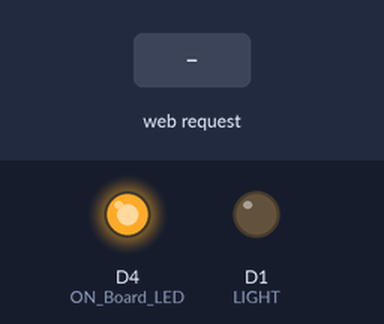
A sketch run on a simulated ESP8266 (NodeMCU). On the bench: output pins drawn as LEDs (lit = HIGH). The inputs (shaded band) are chosen by the test bench. WiFi joins after 1.5 s; servers stay silent unless stated; what the sketch prints to the serial monitor is not drawn.

Above: at 3.2 s.
3.3 s: HTTP request GET /setLIGHT?LIGHTState=1 received
At 3.8 s:
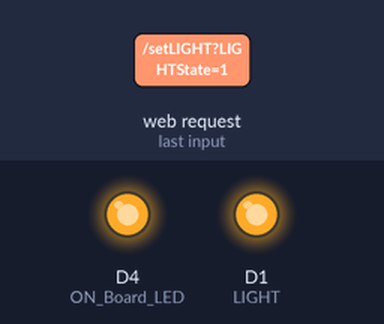
4.8 s: HTTP request GET /setLIGHT received
At 6.2 s:
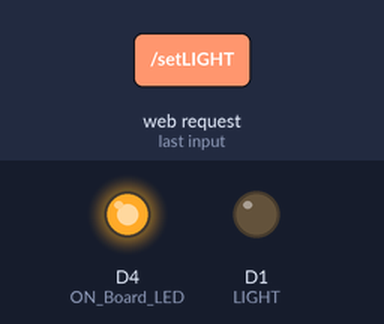
Timing chart, 0 to 7.8 s (numbered marks = the images above; inputs shaded):
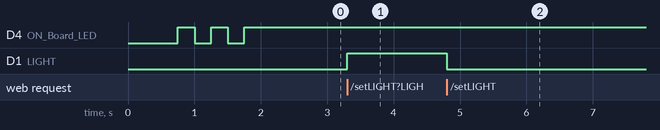

Measured:
- after the input at 3.3 s, D1 (LIGHT): LOW → HIGH at once
- after the input at 4.8 s, D1 (LIGHT): HIGH → LOW at once

The sketch:

smart_lamp_atmduino_web.ino
```cpp
#include <ESP8266WiFi.h>
#include <WiFiClient.h>
#include <ESP8266WebServer.h>
#include "PageIndex.h"

#define ON_Board_LED 2
#define LIGHT D1

const char* ssid = "Robotic_Garage";  //--> Your wifi SSID Name
const char* password = "robotic77"; //--> Your wifi Password

ESP8266WebServer server(80);  //--> Server on port 80

void handleRoot() {
  String s = MAIN_page; //Read HTML contents
  server.send(200, "text/html", s); //Send web page
}

void handleLIGHT() {
  String LightState = "OFF";
  String t_state = server.arg("LIGHTState");
  Serial.print(t_state);
  if(t_state == "1")  {
    digitalWrite(LIGHT,HIGH); //LED ON
    LightState = "ON";
    Serial.println(" | LIGHT ON");
  }
  else  {
    digitalWrite(LIGHT,LOW); //LED OFF
    LightState = "OFF";
    Serial.println(" | LIGHT OFF");
  }
  server.send(200, "text/plane", LightState);
}

void setup(void){
  Serial.begin(115200);
  delay(500);

  WiFi.begin(ssid, password);
  Serial.println("");

  pinMode(ON_Board_LED,OUTPUT);
  digitalWrite(ON_Board_LED, HIGH);

  pinMode(LIGHT,OUTPUT);
  Serial.print("Connecting");
  while (WiFi.status() != WL_CONNECTED) {
    Serial.print(".");
    digitalWrite(ON_Board_LED, LOW);
    delay(250);
    digitalWrite(ON_Board_LED, HIGH);
    delay(250);

  }
  digitalWrite(ON_Board_LED, HIGH);

  Serial.println("");
  Serial.print("Successfully connected to : ");
  Serial.println(ssid);
  Serial.print("IP address: ");
  Serial.println(WiFi.localIP());

  server.on("/", handleRoot);
  server.on("/setLIGHT", handleLIGHT);

  server.begin(); //--> Start server
  Serial.println("HTTP server started");
}
void loop(void){
  server.handleClient();
}
```

Source omitted: PageIndex.h (34996 bytes)
